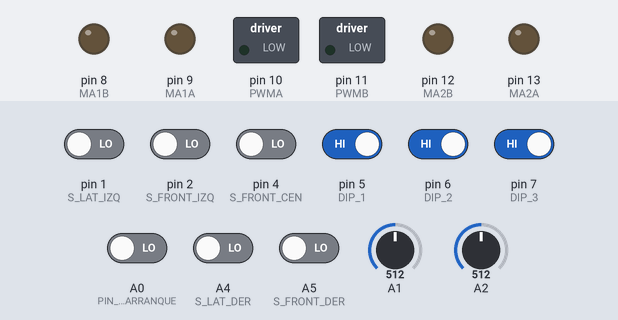
Bench run of a program on a simulated Arduino Leonardo, built with avr-gcc and run on an emulated ATmega32U4. Shown: switched loads named in the program (green lamp = pin HIGH), output pins drawn as LEDs (lit = HIGH). The test bench sets the inputs (shaded band); at power-on: pin 5 (DIP_1), pin 6 (DIP_2), pin 7 (DIP_3) HIGH, A0 (PIN_MODULO_ARRANQUE), A4 (S_LAT_DER), A5 (S_FRONT_DER), pin 1 (S_LAT_IZQ), pin 2 (S_FRONT_IZQ), pin 4 (S_FRONT_CEN) LOW, A1 = 512, A2 = 512.

Above: at 1.2 s.
1.3 s: A0 (PIN_MODULO_ARRANQUE) driven HIGH
At 1.7 s:
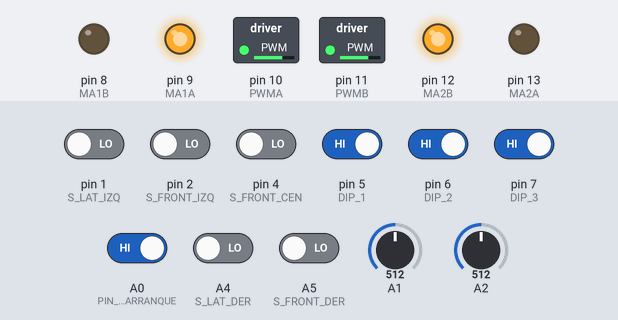
At 2.29 s:
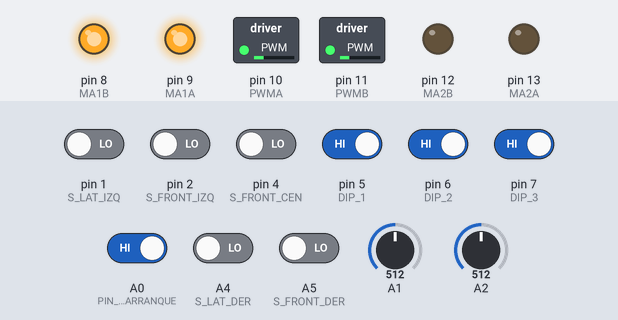
4.3 s: pin 1 (S_LAT_IZQ) driven HIGH
At 5.7 s:
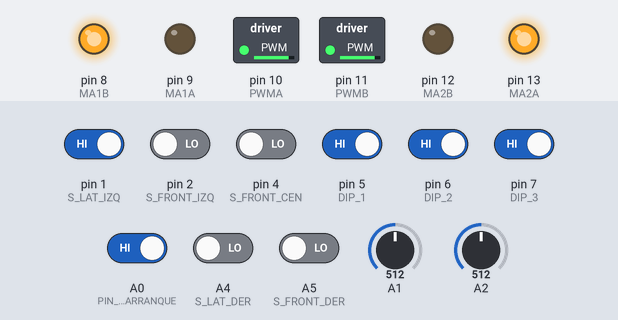
6.0 s: A1 set to 581
7.5 s: A1 set to 597
At 8.0 s:
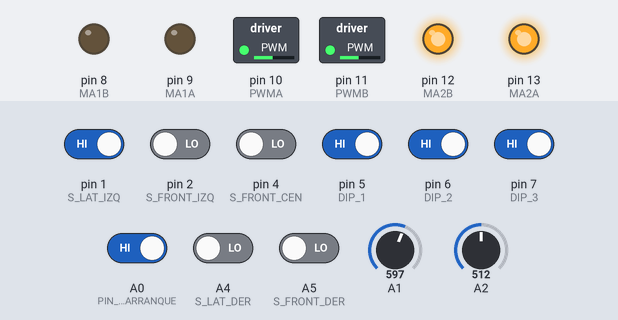
10.5 s: A2 set to 573
13.5 s: A2 set to 607
Timing chart, 0 to 17.5 s (numbered marks = the images above; inputs shaded):
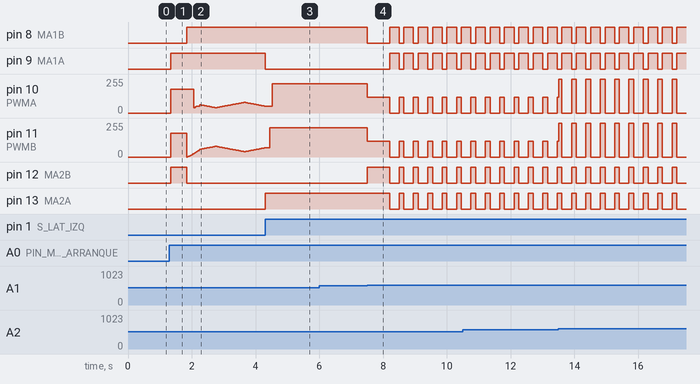

Measured:
- the behaviour switches between 588 and 589 on A1 (found by bisection; images 3 and 4)
- after the input at 1.3 s, pin 8 (MA1B): LOW → HIGH after 0.55 s; pin 9 (MA1A): LOW → HIGH at once; pin 12 (MA2B): LOW → HIGH at once, → LOW 0.50 s later
- after the input at 4.3 s, pin 9 (MA1A): HIGH → LOW at once; pin 13 (MA2A): LOW → HIGH at once
- after the input at 6.0 s, every drawn part: stays the same
- after the input at 7.5 s, pin 8 (MA1B): HIGH → LOW at once, then repeats every 0.45 s: HIGH 0.30 s, LOW 0.15 s; pin 9 (MA1A): alternates HIGH for 0.30 s and LOW for 0.15 s, starting after 0.70 s

The program:

main.cpp
```cpp
#include <Arduino.h>
#include "hardware/DriverMotores.h"
#include "hardware/PlacaXMotion.h"
#include "sensores/Percepcion.h"
#include "estrategia/EstrategiaReglas.h"
#include "movimientos/ControlMovimiento.h"
#include "robot/ControladorRobot.h"

PlacaXMotion placaXMotion;
DriverMotores driverMotores;
Percepcion percepcionSensores;
EstrategiaReglas estrategiaCombate;
ControlMovimiento controlMovimiento;
ControladorRobot controladorRobot(percepcionSensores, estrategiaCombate, controlMovimiento, driverMotores);

#if defined(MODO_PRUEBA_MOTORES)
#include "modos/ModoPruebaMotores.h"
ModoPruebaMotores modoActivo(placaXMotion, driverMotores);
#else
#include "modos/ModoCombate.h"
ModoCombate modoActivo(placaXMotion, driverMotores, percepcionSensores, controlMovimiento, controladorRobot);
#endif

void setup() {
    modoActivo.iniciar();
}

void loop() {
    modoActivo.actualizar();
}
```

Parametros.h
```cpp
#ifndef PARAMETROS_H
#define PARAMETROS_H

constexpr int VelocidadMaxima = 255;
constexpr int VelocidadFreno = 140;

constexpr int VelocidadAtaque = 130;
constexpr int VelocidadEmpuje = 255;
constexpr int VelocidadAtaqueDirecto = 0;
constexpr int PorcentajeAjuste = 85;
constexpr bool Corregir45EnPivote = true;
constexpr int VelocidadCurva = 85;
constexpr bool ResistirEnBorde = false;

constexpr bool GiroLateralEnRueda = false;
constexpr int VelocidadRuedaPivote = 180;
constexpr int VelocidadPivoteLateral = 220;

constexpr int VelocidadRetroceso = 255;
constexpr int VelocidadGiroEvasion = 75;

constexpr int VelocidadAvance = 80;
constexpr int VelocidadGiroBusqueda = 75;

constexpr int MascaraEnemigosActivosHigh = 31;
constexpr unsigned long TiempoRetencionEnemigo = 40;
constexpr unsigned long ConfirmacionSensorEnemigo = 0;

constexpr int PorcentajeUmbralLinea = 15;
constexpr int UmbralLineaMinimo = 60;
constexpr int MuestrasCalibracionPiso = 64;
constexpr int NegroPisoIzquierdo = 994;
constexpr int NegroPisoDerecho = 972;
constexpr int PorcentajeCercaBorde = 70;
constexpr int VelocidadCercaBorde = 100;

constexpr unsigned long TiempoFrenadoRuedas = 80;
constexpr unsigned long TauRuedas = 80;
constexpr int VelocidadMinimaFreno = 20;
constexpr unsigned long TiempoParoPerdida = 150;

constexpr unsigned long TiempoRetrocesoAmbos = 200;
constexpr unsigned long TiempoRetrocesoUnSensor = 90;
constexpr int VelocidadRetrocesoUnSensor = 118;
constexpr unsigned long TiempoSeparacionBorde = 90;
constexpr unsigned long TiempoSeparacionUnSensor = 50;
constexpr unsigned long TiempoMaximoRecuperacionBorde = 700;
constexpr bool CortarEvasionAlVerRival = true;
constexpr unsigned long TiempoConfirmarRivalEnEvasion = 20;
constexpr unsigned long EsperaEntreCortesEvasion = 2000;
constexpr unsigned long TiempoMaxParadoEnLinea = 300;
constexpr unsigned long TiempoReintentoRetroceso = 150;
constexpr unsigned long TiempoFrenado = 80;
constexpr unsigned long TiempoAsentamientoEvasion = 100;
constexpr unsigned long TiempoGiroEvasion = 240;
constexpr unsigned long TiempoGiroEvasionAmbos = 300;
constexpr bool SalirGirandoSiNoAvanza = false;
constexpr int AvanceMinimoParaRetroceder = 50;
constexpr unsigned long RetrocesoExtraAVelocidadMaxima = 300;
constexpr unsigned long TiempoSalidaSuaveUnSensor = 500;
constexpr int VelocidadSalidaUnSensor = 90;

constexpr unsigned long TiempoAvanceBusqueda = 1500;
constexpr unsigned long TiempoGiroBusqueda = 150;
constexpr unsigned long TiempoPausaBusqueda = 100;
constexpr unsigned long TiempoPulsoAvance = 0;
constexpr unsigned long TiempoPausaPulso = 40;
constexpr int PorcentajeArcoZigzag = 100;
constexpr unsigned long TiempoArcoZigzag = 0;

constexpr unsigned long TiempoEmbestida = 2500;
constexpr unsigned long TiempoMaxGiroLateral = 400;

constexpr bool UsarEstimadorBorde = true;
constexpr bool EstimadorLimitaEmbestida = true;
constexpr float RadioDohyo = 0.35f;
constexpr float AnchoLineaBorde = 0.025f;
constexpr float DistanciaSensorPiso = 0.078f;
constexpr float SeparacionSensoresPiso = 0.04f;
constexpr float TrochaRuedas = 0.085f;
constexpr float VelocidadRuedaMaxima = 1.0f;
constexpr int ZonaMuertaPwm = 40;
constexpr float TauRuedaEstimador = 0.06f;
constexpr float RadioSalidaEstimado = 0.15f;
constexpr float IncertSalidaCentro = 0.06f;
constexpr float RadioSalidaRound3 = 0.295f;
constexpr float IncertSalidaRound3 = 0.03f;
constexpr float IncertRumboRound3 = 0.3f;
constexpr float ErrorDistancia = 0.3f;
constexpr float ErrorGiro = 0.25f;
constexpr float DerivaRumbo = 0.3f;
constexpr float EmpujonAtaque = 0.15f;
constexpr float EmpujonContacto = 0.4f;
constexpr float EmpujonLateral = 0.2f;
constexpr float AnguloLineaLado = 0.6f;
constexpr float IncertAnguloLinea = 0.5f;
constexpr float IncertPosicionLinea = 0.02f;
constexpr float SigmasSeguridad = 1.0f;
constexpr float MargenBorde = 0.09f;
constexpr float DesaceleracionFreno = 4.0f;
constexpr float RetardoReaccion = 0.04f;
constexpr int VelocidadMinimaEstimador = 100;
constexpr float IncertPosicionConfiable = 0.08f;
constexpr float IncertRumboConfiable = 0.8f;

constexpr int PatronBusqueda = 1;
constexpr int PorcentajeArcoBusqueda = 50;
constexpr unsigned long TiempoArcoBusqueda = 900;
constexpr unsigned long TiempoArranqueBusqueda = 400;
constexpr unsigned long TiempoArranqueSuave = 1000;
constexpr int RampaPwmPorMs = 1;

constexpr bool DipActivoBajo = true;
constexpr int VelocidadGiroRound4 = 120;
constexpr unsigned long TiempoMaxGiroRound4 = 1000;
constexpr int VelocidadGiroInicio = 180;
constexpr int VelocidadGiroRound2 = 150;
constexpr unsigned long TiempoMaxGiroEspalda = 500;
constexpr unsigned long TiempoMaxGiroLado = 500;
constexpr unsigned long TiempoEsquivaRound1 = 0;
constexpr unsigned long TiempoEsquivaRound2 = 0;
constexpr int VelocidadEsquiva = 160;
constexpr bool PivoteRound2 = true;
constexpr int VelocidadPivoteInicio = 180;
constexpr int VelocidadAvanceInicio = 40;
constexpr unsigned long TiempoAvanceInicio = 4000;
constexpr unsigned long TiempoAceleracionRound3 = 2500;
constexpr bool EsperarRound3 = false;
constexpr unsigned long TiempoEsperaRound3 = 3000;
constexpr int VelocidadEmbestidaInicio = 160;
constexpr int VelocidadEmbestidaMaxima = 160;
constexpr int VelocidadAtaqueRound12 = 160;
constexpr unsigned long TiempoEmbestidaInicio = 800;

constexpr unsigned long ConfirmacionDeteccion = 5;
constexpr unsigned long TiempoMinimoGiroEspalda = 80;
constexpr unsigned long TiempoMinimoGiroLado = 60;
constexpr unsigned long TiempoMinimoAvanceInicio = 150;
constexpr unsigned long TiempoMinimoGiroLateral = 60;

constexpr bool ModuloArranqueActivoAlto = true;
constexpr unsigned long FiltroModuloArranqueMs = 30;
constexpr unsigned long FiltroParadaModuloMs = 150;

constexpr unsigned long TiempoReanudarCombate = 500;
constexpr bool ReiniciarTrasParada = true;
constexpr unsigned long TiempoMinimoParaReanudar = 1000;

constexpr int rutinaSegunInterruptores(int dip) {
    return (dip & 3) == 0 ? 1 : (dip & 3) == 1 ? 2 : (dip & 3) == 2 ? 3 : 4;
}

constexpr int RutinaForzada = -1;
constexpr int LadoForzado = 0;

static_assert(VelocidadCurva <= VelocidadAtaque, "VelocidadCurva debe ser <= VelocidadAtaque");

#endif
```

Pines.h
```cpp
#ifndef PINES_H
#define PINES_H

#include <Arduino.h>

constexpr uint8_t S_PISO_IZQ  = A1;
constexpr uint8_t S_PISO_DER  = A2;

constexpr uint8_t S_FRONT_IZQ = 2;
constexpr uint8_t S_FRONT_CEN = 4;
constexpr uint8_t S_FRONT_DER = A5;
constexpr uint8_t S_LAT_IZQ   = 1;
constexpr uint8_t S_LAT_DER   = A4;

constexpr uint8_t PWMA = 10;
constexpr uint8_t MA1A = 9;
constexpr uint8_t MA2A = 13;

constexpr uint8_t PWMB = 11;
constexpr uint8_t MA1B = 8;
constexpr uint8_t MA2B = 12;

constexpr int PIN_MODULO_ARRANQUE = A0;

constexpr uint8_t DIP_1 = 5;
constexpr uint8_t DIP_2 = 6;
constexpr uint8_t DIP_3 = 7;

#endif
```

DecisionMovimiento.h
```cpp
#ifndef DECISION_MOVIMIENTO_H
#define DECISION_MOVIMIENTO_H

enum class TipoAccion {
    EvadirBordeIzq,
    EvadirBordeDer,
    EvadirBordeAmbos,
    AtaqueFrontal,
    AjusteIzq,
    AjusteDer,
    CorregirIzq,
    CorregirDer,
    DefensaIzq,
    DefensaDer,
    Busqueda
};

struct DecisionMovimiento {
    TipoAccion tipo;
    bool enemigoFrente;
    bool cercaBorde;
    bool ataqueDirecto;
};

inline bool esBorde(TipoAccion tipo) {
    return tipo == TipoAccion::EvadirBordeIzq || tipo == TipoAccion::EvadirBordeDer ||
           tipo == TipoAccion::EvadirBordeAmbos;
}

inline bool esAtaque(TipoAccion tipo) {
    return tipo == TipoAccion::AtaqueFrontal || tipo == TipoAccion::AjusteIzq ||
           tipo == TipoAccion::AjusteDer || tipo == TipoAccion::CorregirIzq ||
           tipo == TipoAccion::CorregirDer;
}

inline bool esDefensa(TipoAccion tipo) {
    return tipo == TipoAccion::DefensaIzq || tipo == TipoAccion::DefensaDer;
}

inline bool veDeFrente(const DecisionMovimiento& decision) {
    return decision.enemigoFrente || decision.tipo == TipoAccion::AtaqueFrontal ||
           decision.tipo == TipoAccion::AjusteIzq || decision.tipo == TipoAccion::AjusteDer;
}

#endif
```

EstrategiaCombate.h
```cpp
#ifndef ESTRATEGIA_COMBATE_H
#define ESTRATEGIA_COMBATE_H

#include "estrategia/IEstrategiaCombate.h"

class EstrategiaCombate: public IEstrategiaCombate {
public:
    DecisionMovimiento decidir(const LecturasSensores& lecturas) override;

protected:
    virtual DecisionMovimiento elegirContraEnemigo(const LecturasSensores& lecturas) = 0;

private:
    DecisionMovimiento elegir(const LecturasSensores& lecturas);
};

#endif
```

EstrategiaReglas.h
```cpp
#ifndef ESTRATEGIA_REGLAS_H
#define ESTRATEGIA_REGLAS_H

#include "estrategia/EstrategiaCombate.h"

class EstrategiaReglas: public EstrategiaCombate {
protected:
    DecisionMovimiento elegirContraEnemigo(const LecturasSensores& lecturas) override;
};

#endif
```

IEstrategiaCombate.h
```cpp
#ifndef IESTRATEGIA_COMBATE_H
#define IESTRATEGIA_COMBATE_H

#include "sensores/LecturasSensores.h"
#include "estrategia/DecisionMovimiento.h"

class IEstrategiaCombate {
public:
    virtual ~IEstrategiaCombate() {}
    virtual DecisionMovimiento decidir(const LecturasSensores& lecturas) = 0;
};

#endif
```

IMotor.h
```cpp
#ifndef IMOTOR_H
#define IMOTOR_H

class IMotor {
public:
    virtual ~IMotor() {}
    virtual void mover(int velIzq, int velDer) = 0;
    virtual void detener() = 0;
};

#endif
```

ModuloArranque.h
```cpp
#ifndef MODULO_ARRANQUE_H
#define MODULO_ARRANQUE_H

class ModuloArranque {
public:
    ModuloArranque(unsigned long filtroArranqueMs, unsigned long filtroParadaMs)
        : filtroArranqueMs(filtroArranqueMs), filtroParadaMs(filtroParadaMs) {}

    bool enMarcha(bool activo, unsigned long ahora) {
        if (activo == estable) {
            cambioDesde = ahora;
        } else if (ahora - cambioDesde >= (estable ? filtroParadaMs : filtroArranqueMs)) {
            estable = activo;
            cambioDesde = ahora;
        }
        return estable;
    }

private:
    unsigned long filtroArranqueMs;
    unsigned long filtroParadaMs;
    unsigned long cambioDesde = 0;
    bool estable = false;
};

#endif
```

PlacaXMotion.h
```cpp
#ifndef PLACA_XMOTION_H
#define PLACA_XMOTION_H

class PlacaXMotion {
public:
    void inicializarPines() const;
    int leerInterruptores() const;
};

#endif
```

ModoCombate.h
```cpp
#ifndef MODO_COMBATE_H
#define MODO_COMBATE_H

#include "hardware/DriverMotores.h"
#include "hardware/PlacaXMotion.h"
#include "hardware/ModuloArranque.h"
#include "sensores/Percepcion.h"
#include "movimientos/ControlMovimiento.h"
#include "robot/ControladorRobot.h"

class ModoCombate {
public:
    ModoCombate(PlacaXMotion& placa, DriverMotores& motores, Percepcion& percepcion,
                ControlMovimiento& controlMovimiento, ControladorRobot& robot);

    void iniciar();
    void actualizar();

private:
    void empezarCombate();
    void reiniciarPlaca();

    PlacaXMotion& placa;
    DriverMotores& motores;
    Percepcion& percepcion;
    ControlMovimiento& controlMovimiento;
    ControladorRobot& robot;
    ModuloArranque moduloArranque;
    bool enCombate = false;
    bool combateEmpezado = false;
    unsigned long inicioCombate = 0;
    unsigned long inicioParada = 0;
};

#endif
```

BusquedaRival.h
```cpp
#ifndef BUSQUEDA_RIVAL_H
#define BUSQUEDA_RIVAL_H

#include "movimientos/MandoMotores.h"
#include "estrategia/DecisionMovimiento.h"

class BusquedaRival {
public:
    explicit BusquedaRival(int patronBusqueda = PatronBusqueda): patron(patronBusqueda) {}

    void ejecutar(MandoMotores& mando, IMotor& motor, unsigned long ahora);

    void detener() { buscando = false; }
    void cancelar() { buscando = false; evasionCompleta = false; }
    void terminoEvasion(bool sinRival) { evasionCompleta = sinRival; }

    int sentido() const { return sentidoGiro; }
    void fijarSentido(int sentidoNuevo) { sentidoGiro = sentidoNuevo; }
    void recordarLadoEnemigo(TipoAccion tipo);

private:
    void buscarEnArcos(MandoMotores& mando, IMotor& motor, unsigned long ahora);
    void avanzarPorPulsos(MandoMotores& mando, IMotor& motor, unsigned long t);

    int patron;
    int sentidoGiro = 1;
    bool buscando = false;
    bool evasionCompleta = false;
    unsigned long inicioBusqueda = 0;
};

#endif
```

Confirmacion.h
```cpp
#ifndef CONFIRMACION_H
#define CONFIRMACION_H

#include "Parametros.h"

class Confirmacion {
public:
    bool actualizar(bool detectando, unsigned long ahora) {
        if (!detectando) {
            activa = false;
            return false;
        }
        if (!activa) {
            activa = true;
            inicio = ahora;
        }
        return ahora - inicio >= ConfirmacionDeteccion;
    }

    void reiniciar() { activa = false; }

private:
    bool activa = false;
    unsigned long inicio = 0;
};

#endif
```

ControlAtaque.h
```cpp
#ifndef CONTROL_ATAQUE_H
#define CONTROL_ATAQUE_H

#include "estrategia/DecisionMovimiento.h"

class ControlAtaque {
public:
    void actualizarContacto(const DecisionMovimiento& decision, bool evadiendo, unsigned long ahora);
    int velocidad(const DecisionMovimiento& decision, unsigned long ahora);

    void iniciarEmbestida(unsigned long ahora);
    void iniciarAproximacion(unsigned long ahora);
    void olvidarFrente() { viendoFrente = false; empujandoRival = false; }

    bool empujando() const { return empujandoRival; }

private:
    bool viendoFrente = false;
    unsigned long inicioFrente = 0;
    bool empujandoRival = false;
    bool embestidaInicio = false;
    unsigned long finEmbestidaInicio = 0;
    bool ataqueDeRutina = false;
    bool aproximacion = false;
    unsigned long inicioAproximacion = 0;
};

#endif
```

ControlMovimiento.h
```cpp
#ifndef CONTROL_MOVIMIENTO_H
#define CONTROL_MOVIMIENTO_H

#include "movimientos/IControlMovimiento.h"
#include "movimientos/MandoMotores.h"
#include "movimientos/ManiobraEvasion.h"
#include "movimientos/RutinaInicio.h"
#include "movimientos/BusquedaRival.h"
#include "movimientos/GiroLateral.h"
#include "movimientos/ParoPerdida.h"
#include "movimientos/ControlAtaque.h"
#include "movimientos/LimitadorBorde.h"
#include "Parametros.h"

class ControlMovimiento: public IControlMovimiento {
public:
    explicit ControlMovimiento(int rampaPwmPorMs = RampaPwmPorMs, int patronBusqueda = PatronBusqueda)
        : rampa(rampaPwmPorMs), patron(patronBusqueda), mando(rampaPwmPorMs), busqueda(patronBusqueda) {}

    void ejecutar(const DecisionMovimiento& decision, IMotor& motor, unsigned long ahora) override;

    void reiniciar();
    void iniciarRutina(int rutinaInicio, int ladoInicio) {
        rutina.iniciar(rutinaInicio, ladoInicio);
        limitadorBorde.colocarSalida(rutinaInicio);
    }

private:
    void actualizarLimites(const DecisionMovimiento& decision);
    void empezarEvasionSiHayBorde(const DecisionMovimiento& decision, unsigned long ahora);
    bool resistirEnBorde(const DecisionMovimiento& decision, IMotor& motor);
    void ejecutarAccion(const DecisionMovimiento& decision, IMotor& motor, unsigned long ahora);

    int rampa;
    int patron;

    MandoMotores mando;
    ManiobraEvasion evasion;
    RutinaInicio rutina;
    BusquedaRival busqueda;
    GiroLateral giroLateral;
    ParoPerdida paro;
    ControlAtaque ataque;
    LimitadorBorde limitadorBorde;
};

#endif
```

EstimadorBorde.h
```cpp
#ifndef ESTIMADOR_BORDE_H
#define ESTIMADOR_BORDE_H

class EstimadorBorde {
public:
    EstimadorBorde();

    void colocar(float radio, float sigmaPos, bool mirandoAlCentro, float sigmaRumbo);

    void predecir(int pwmIzq, int pwmDer, float dt, float empujon);

    static float velocidadRegimen(int pwm);

    void lineaVista(int lado, bool avanzando);

    float distanciaLibre() const;

    int limiteAvance() const;

    bool confiable() const;


private:
    float px, py, th;
    float vIzq, vDer;
    float sigPos, sigTh;
};

#endif
```

GiroLateral.h
```cpp
#ifndef GIRO_LATERAL_H
#define GIRO_LATERAL_H

#include "movimientos/MandoMotores.h"
#include "movimientos/Confirmacion.h"
#include "estrategia/DecisionMovimiento.h"

class GiroLateral {
public:
    bool continuar(const DecisionMovimiento& decision, MandoMotores& mando, IMotor& motor,
                   unsigned long ahora);
    void cancelar() { sentido = 0; }

    static void girarHacia(MandoMotores& mando, IMotor& motor, int sentido);

private:
    int sentido = 0;
    unsigned long inicio = 0;
    Confirmacion rivalDelante;
};

#endif
```

IControlMovimiento.h
```cpp
#ifndef ICONTROL_MOVIMIENTO_H
#define ICONTROL_MOVIMIENTO_H

#include "hardware/IMotor.h"
#include "estrategia/DecisionMovimiento.h"

class IControlMovimiento {
public:
    virtual ~IControlMovimiento() {}
    virtual void ejecutar(const DecisionMovimiento& decision, IMotor& motor, unsigned long ahora) = 0;
};

#endif
```

LimitadorBorde.h
```cpp
#ifndef LIMITADOR_BORDE_H
#define LIMITADOR_BORDE_H

#include "movimientos/EstimadorBorde.h"
#include "movimientos/MandoMotores.h"
#include "estrategia/DecisionMovimiento.h"

class LimitadorBorde {
public:
    void actualizar(const DecisionMovimiento& decision, const MandoMotores& mando, bool empujando,
                    unsigned long ahora);
    void colocarSalida(int rutina);

    int limite() const { return limiteAvance; }

private:
    EstimadorBorde estimadorBorde;
    unsigned long ultimaPrediccion = 0;
    bool bordeAntes = false;
    int limiteAvance = 255;
};

#endif
```

ParoPerdida.h
```cpp
#ifndef PARO_PERDIDA_H
#define PARO_PERDIDA_H

#include "movimientos/MandoMotores.h"
#include "estrategia/DecisionMovimiento.h"

class ParoPerdida {
public:
    bool continuar(const DecisionMovimiento& decision, MandoMotores& mando, IMotor& motor,
                   unsigned long ahora);

    void cancelar() { frenando = false; }
    void olvidar() { frenando = false; veniaAtacando = false; }
    void marcarAtaque() { frenando = false; veniaAtacando = true; }

private:
    bool veniaAtacando = false;
    bool frenando = false;
    unsigned long inicio = 0;
    Freno freno;
};

#endif
```

Source omitted: MandoMotores.h (1331 bytes), ManiobraEvasion.h (1662 bytes), RutinaInicio.h (1520 bytes), ControladorRobot.h (599 bytes), IPercepcion.h (195 bytes), LecturasSensores.h (239 bytes), Percepcion.h (805 bytes), RetencionDeteccion.h (1074 bytes), SensorEnemigo.h (353 bytes), SensorPiso.h (436 bytes), EstrategiaCombate.cpp (1041 bytes), EstrategiaReglas.cpp (779 bytes) and 19 more
